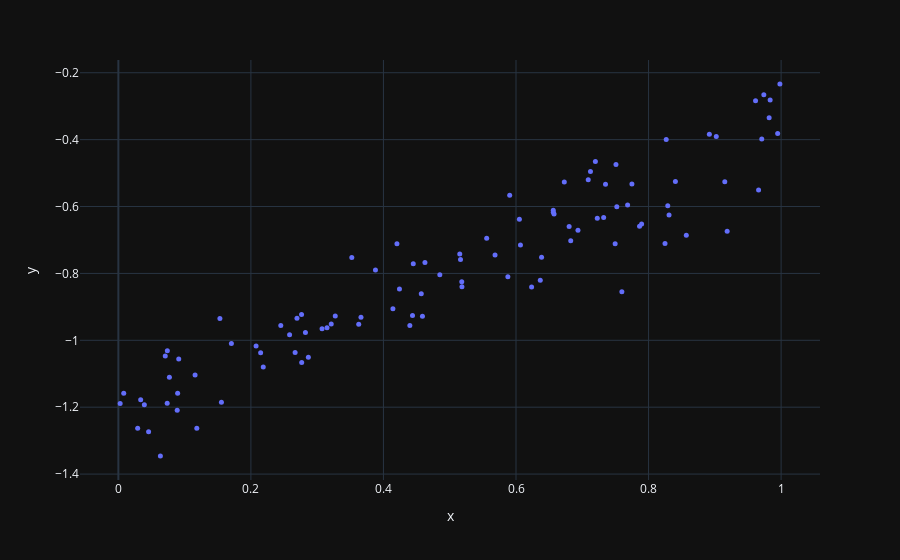

The code cell stored with this chart in its notebook:
### Code cell
px.scatter(x=xs.squeeze().numpy(), y=ys.squeeze().numpy(), template='plotly_dark').update_traces(marker=dict(size=5)).show()
